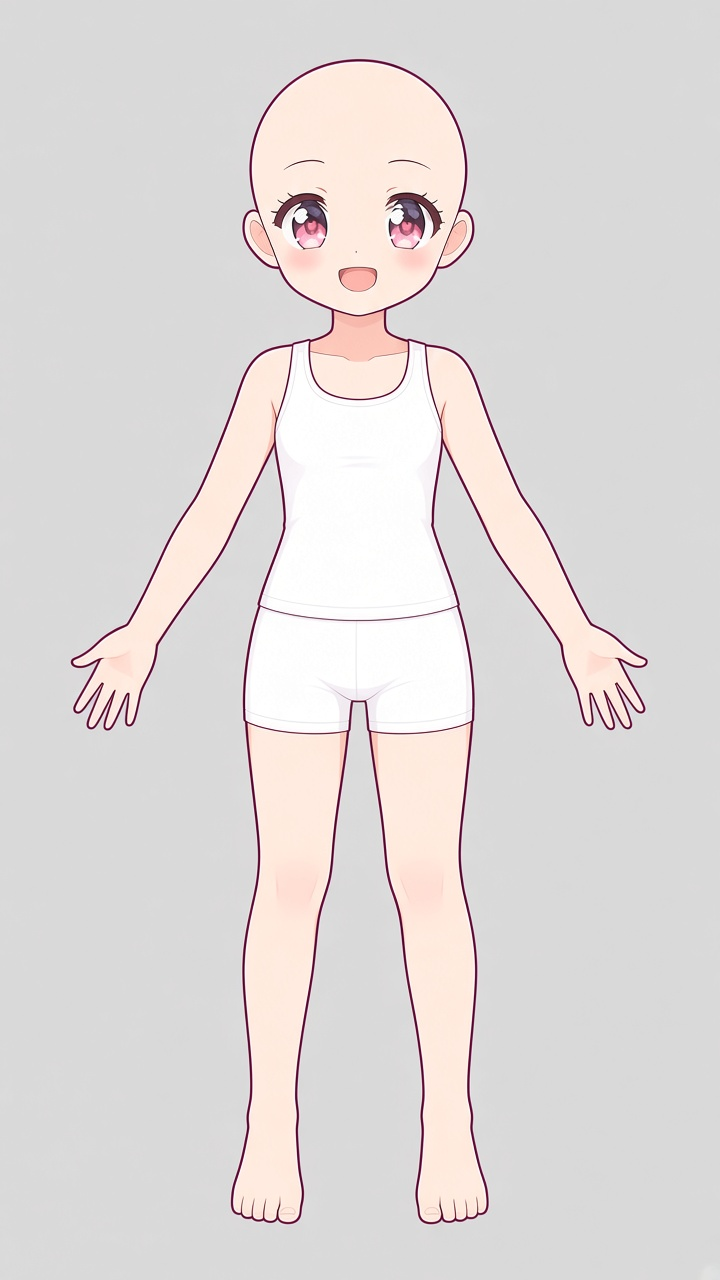
#> input picture tools/v3/raw/body_lines_raw.jpg, 720 x 1280 px, given in place of out.png, which was not available
$ python rmbg.py out.png out.png
#> lines starting #> are read from the running program, lines starting #| are printed output that depends on the picture; after the words box and inside, x2 and y2 are one past the last pixel; in counts of white or black regions, pixels touching at a corner belong together; pictures that were not available may be replaced by others from this repository, and a replacement may not be noted
import numpy as np, sys
from PIL import Image
from scipy import ndimage
def rmbg(path, tol=14):
#> called with path = 'out.png', tol = 14
    im=np.array(Image.open(path).convert('RGB')).astype(np.float32)
    bg=np.median(np.r_[im[:8].reshape(-1,3),im[-8:].reshape(-1,3),im[:,:8].reshape(-1,3),im[:,-8:].reshape(-1,3)],0)
#> bg = [217, 217, 217]
    d=np.abs(im-bg).max(-1)
    lab,_=ndimage.label(d<tol); edge=set(np.unique(np.r_[lab[0],lab[-1],lab[:,0],lab[:,-1]]))-{0}
#> after `lab, _ = ndimage.label(d < tol)`:
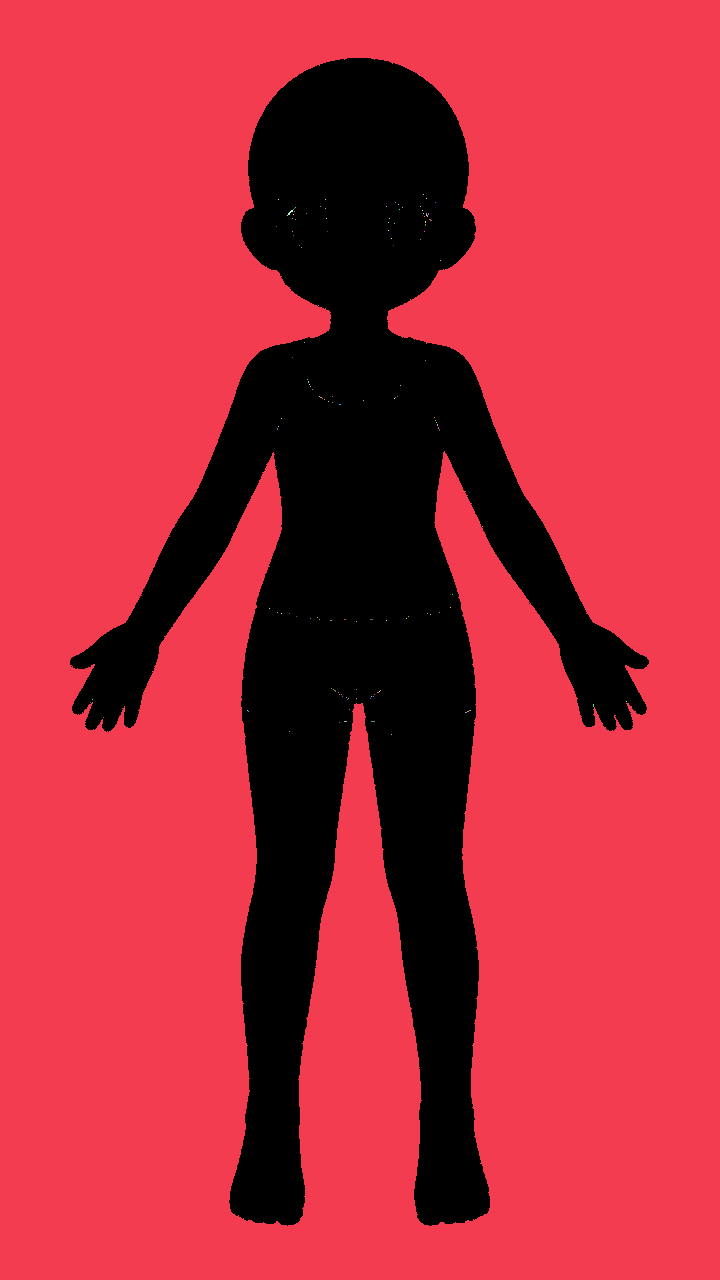
#> lab: shape (1280, 720) int32; 136 distinct labels, from 0 to 135; one colour per label, 0 black
#> after `edge = set(np.unique(np.r_[lab[0], lab[-1], lab[:, 0], lab[:, -1]])) -`: edge = 1 item
    fg=~np.isin(lab,list(edge)); fg=ndimage.binary_opening(fg,iterations=1)
#> after `fg = ~np.isin(lab, list(edge))`:
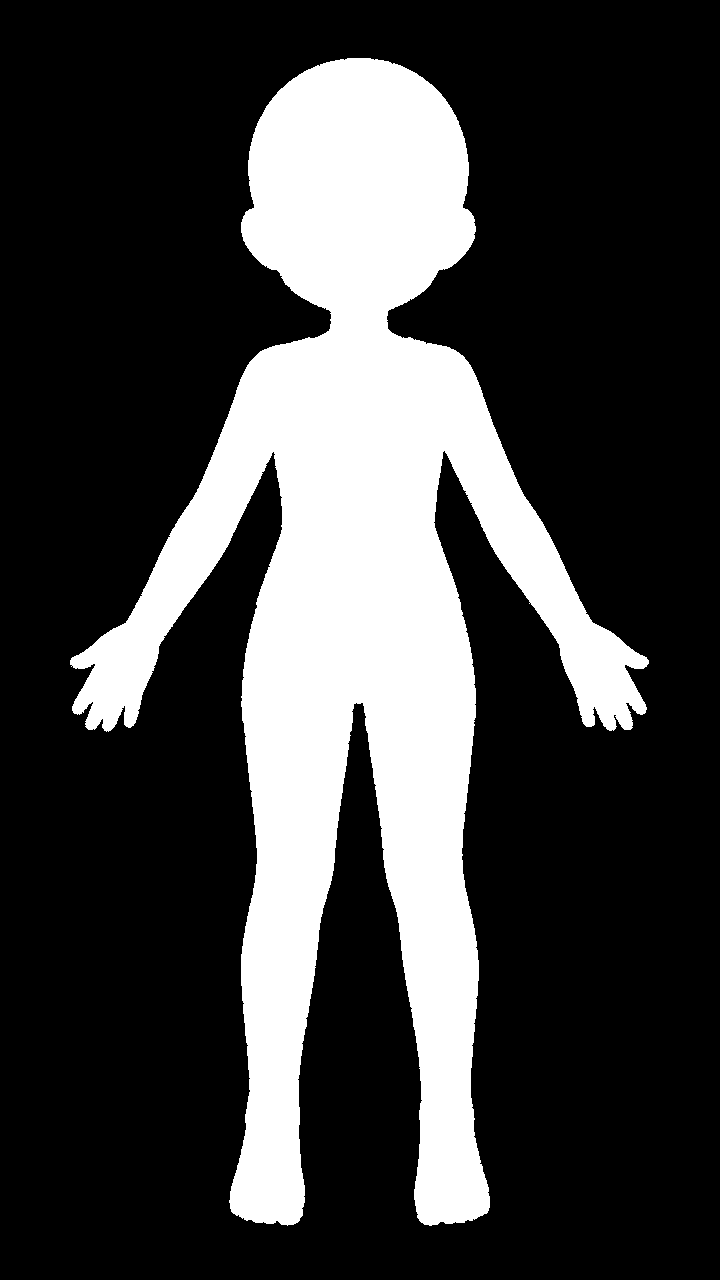
#> fg: shape (1280, 720) bool; 25.4% white; 1 white region, box (x1, y1, x2, y2) and area: (70, 58, 649, 1226) 234223
#> after `fg = ndimage.binary_opening(fg, iterations=1)`: fg: shape (1280, 720) bool; 25.4% white; 1 white region, box (x1, y1, x2, y2) and area: (70, 58, 649, 1226) 234188
    lab2,n=ndimage.label(fg)
#> n = 1
    if n>1:
        sz=ndimage.sum(fg,lab2,range(1,n+1)); keep=[i+1 for i,s in enumerate(sz) if s>0.002*fg.size]; fg=np.isin(lab2,keep)
    fg=ndimage.binary_fill_holes(fg)
    dist=ndimage.distance_transform_edt(fg)
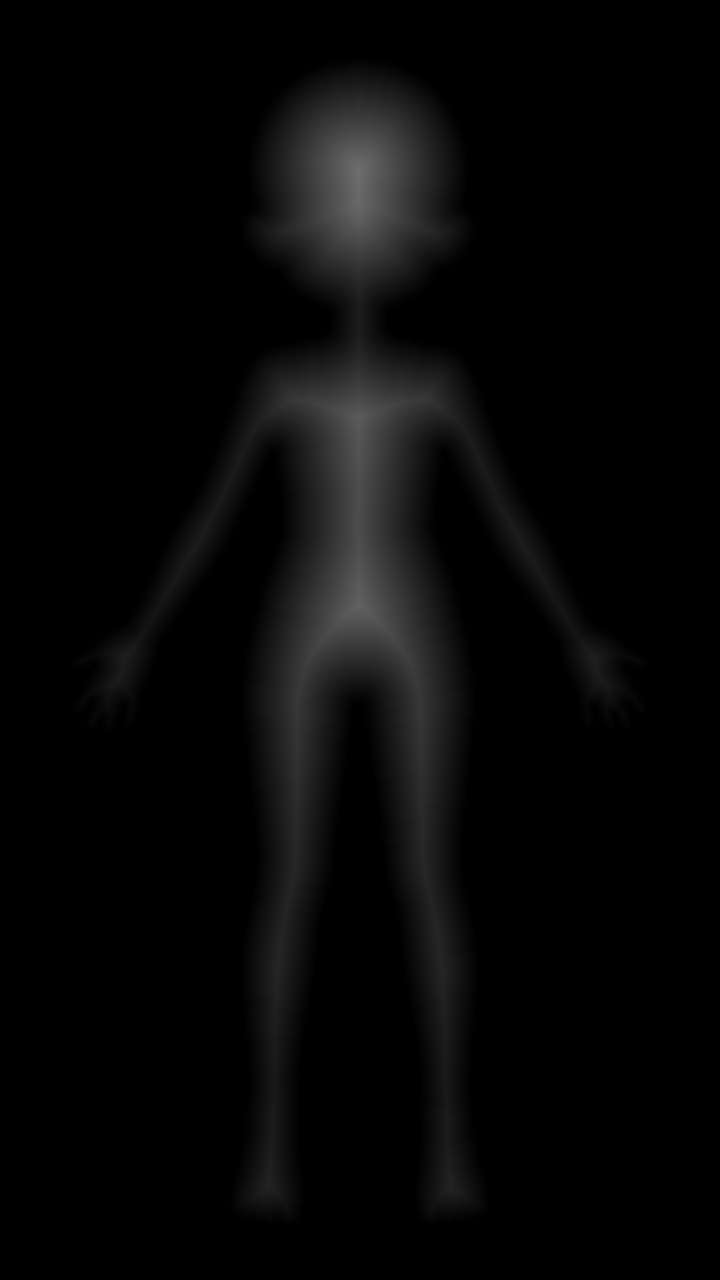
#> dist: shape (1280, 720) float64; min 0, max 109.7, mean 7.2
    a=np.where(dist>=2,1.0,np.clip(d/60,0,1))*fg
    rgb=np.where(((a>0)&(a<1))[...,None],np.clip((im-(1-a[...,None])*bg)/np.maximum(a[...,None],1e-3),0,255),im)
    return np.dstack([rgb,a*255]).astype(np.uint8)
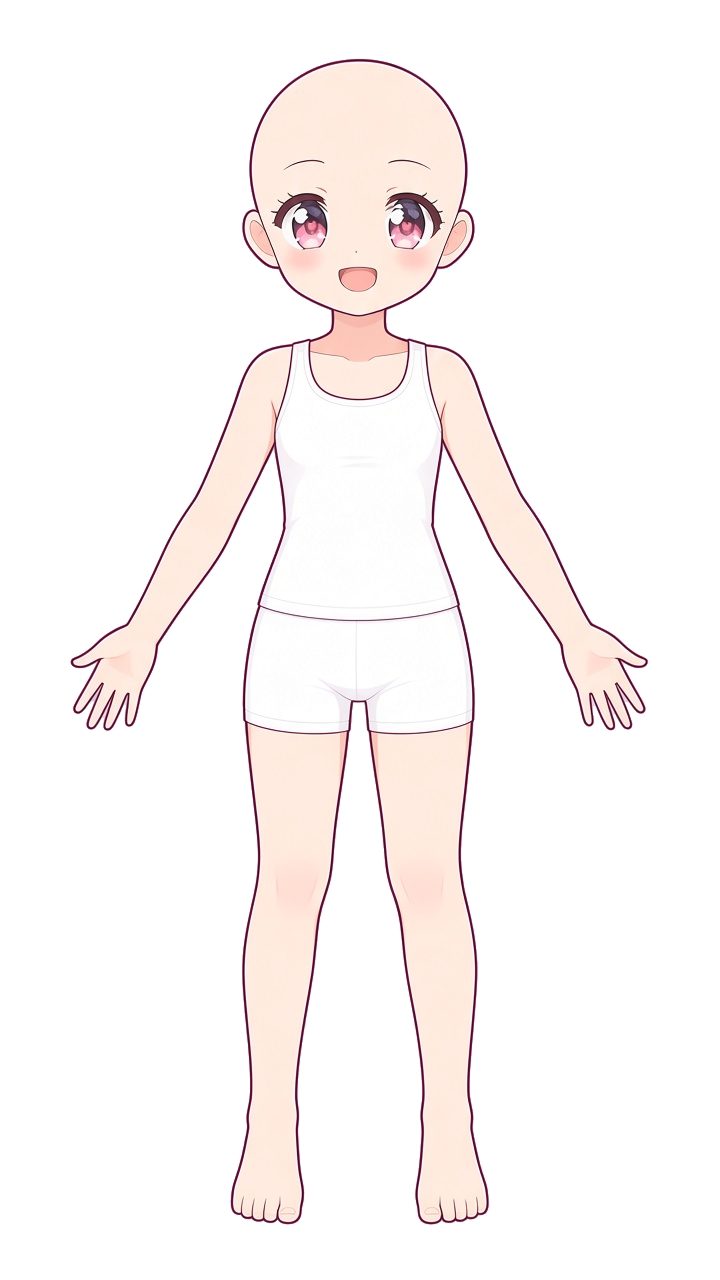
#> returned value: shape (1280, 720, 4); mean of channels 0, 1, 2, 3 223.3, 218.3, 217.4, 63.9; transparent parts drawn white
def crop(a):
    ys,xs=np.where(a[...,3]>128); return a[ys.min():ys.max()+1,xs.min():xs.max()+1]
#> after `return a[ys.min():ys.max() + 1, xs.min():xs.max() + 1]`:
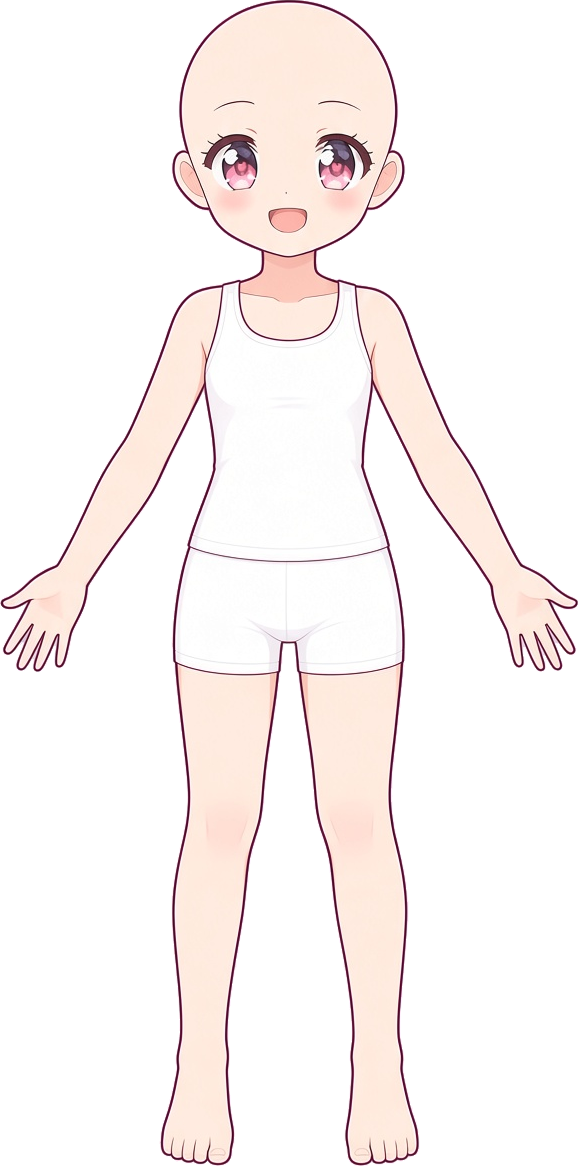
#> returned value: shape (1166, 578, 4); mean of channels 0, 1, 2, 3 225.6, 218.8, 217.5, 87.3; transparent parts drawn white
if __name__=='__main__':
    Image.fromarray(crop(rmbg(sys.argv[1]))).save(sys.argv[2])

$ run again, on tools/v3/raw/canon.jpg
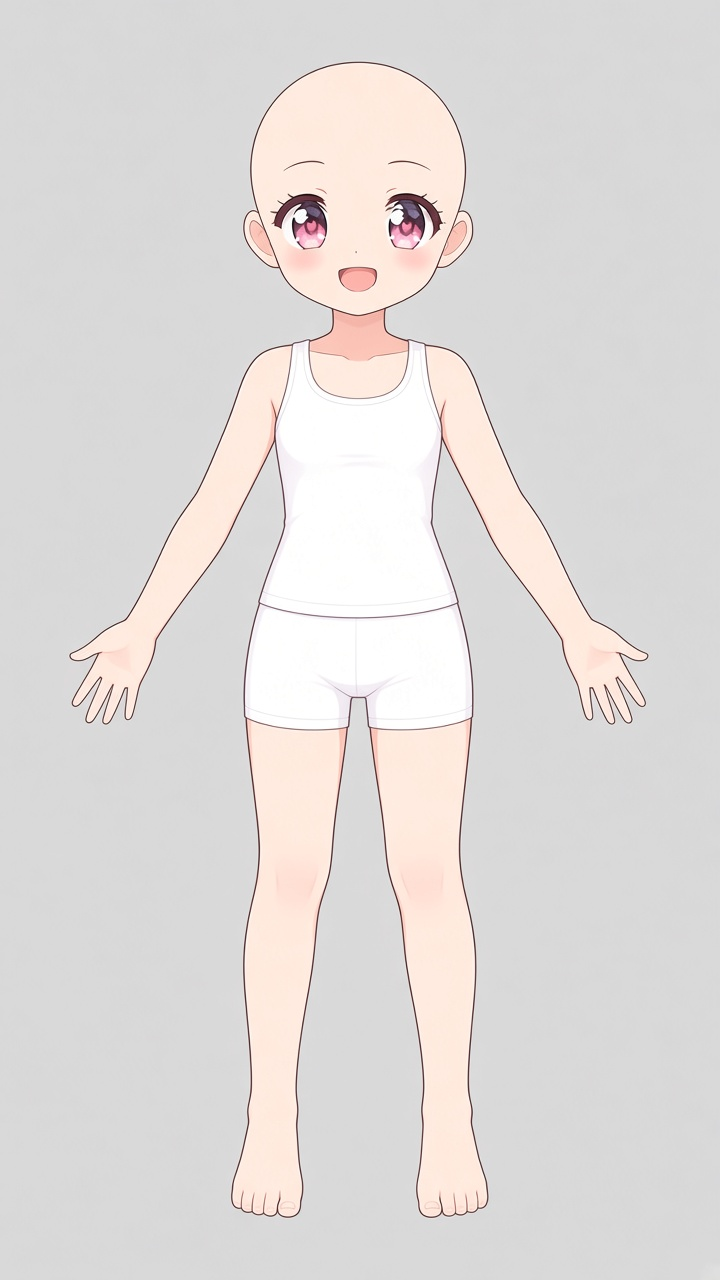
#> input picture tools/v3/raw/canon.jpg, 720 x 1280 px, given in place of out.png, which was not available
#> bg = [217, 217, 217]
#> lab: shape (1280, 720) int32; 346 distinct labels, from 0 to 345
#> edge = 1 item
#> in rmbg, `fg = ~np.isin(lab, list(edge))`:
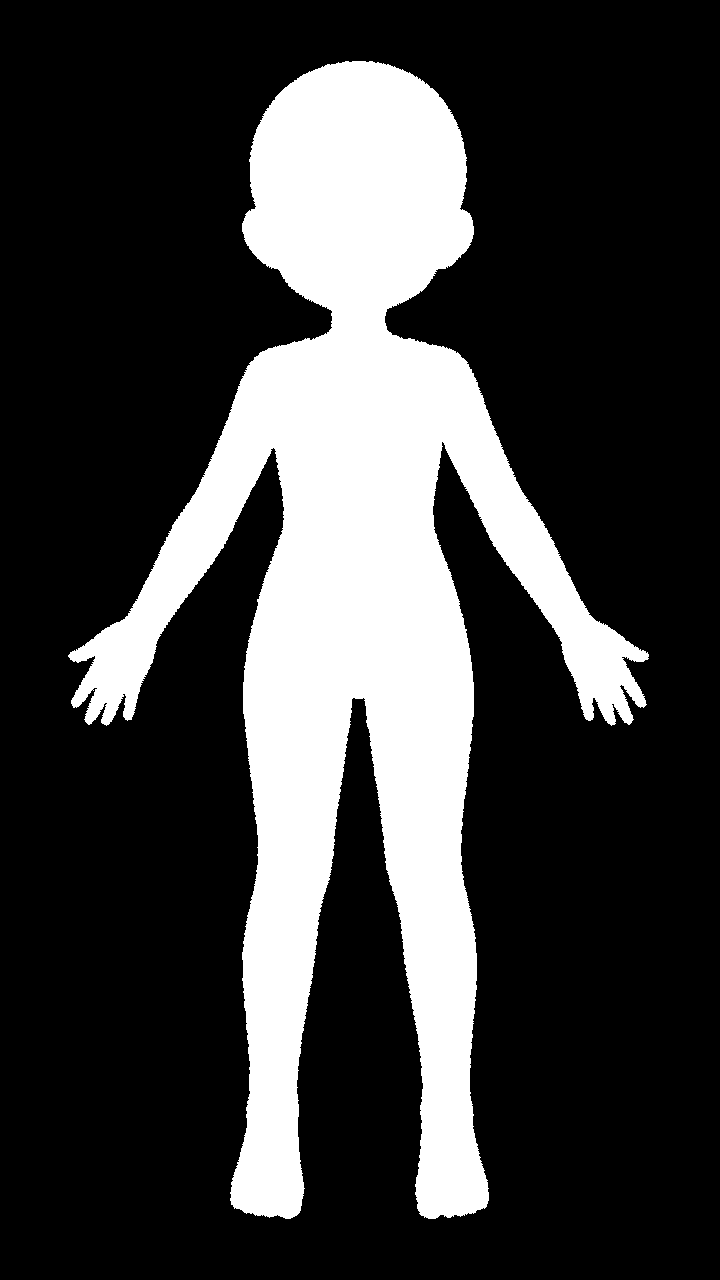
#> fg: shape (1280, 720) bool; 24.5% white; 1 white region, box (x1, y1, x2, y2) and area: (68, 61, 649, 1219) 225461
#> fg: shape (1280, 720) bool; 24.4% white; 1 white region, box (x1, y1, x2, y2) and area: (68, 61, 649, 1219) 225290
#> n = 1
#> in crop, `return a[ys.min():ys.max() + 1, xs.min():xs.max() + 1]`:
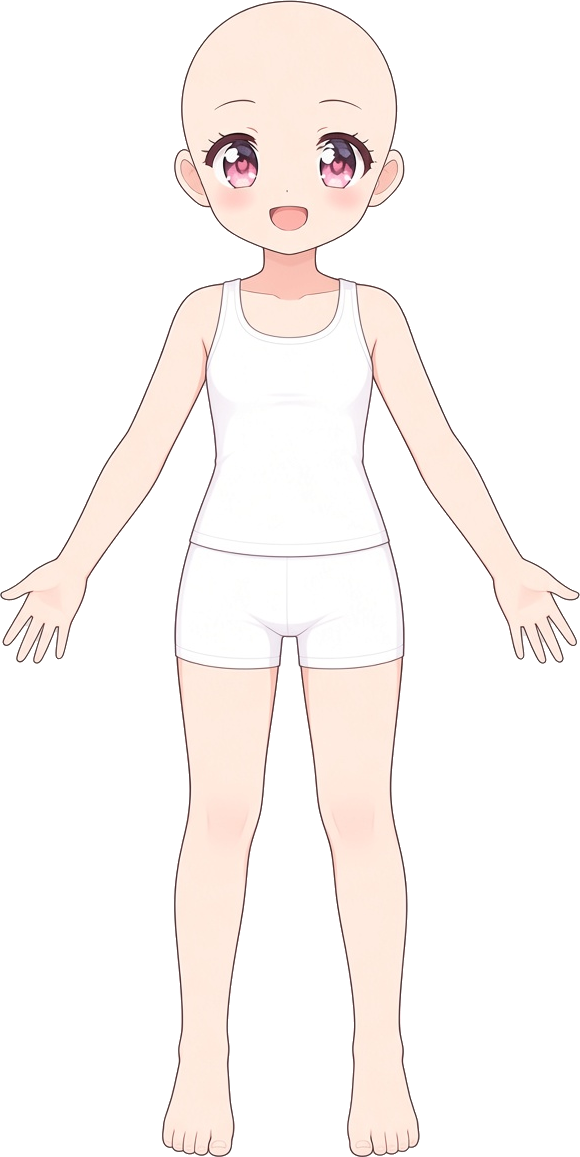
#> returned value: shape (1157, 580, 4); mean of channels 0, 1, 2, 3 226.2, 220.7, 218.3, 84.9; transparent parts drawn white
